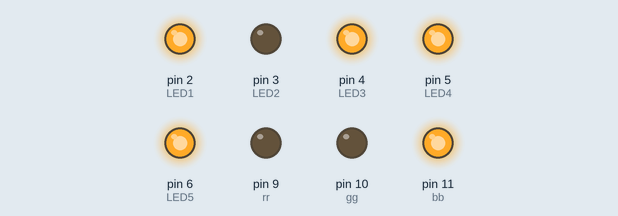
This sketch was run on a simulated Arduino Uno, built with avr-gcc and run on an emulated ATmega328P. Parts: output pins drawn as LEDs (lit = HIGH). Random numbers use the default seed unless the sketch sets one.

Above: at 0.1 s.
At 4.1 s:
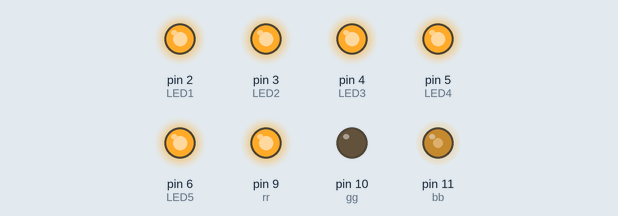
At 9.1 s:
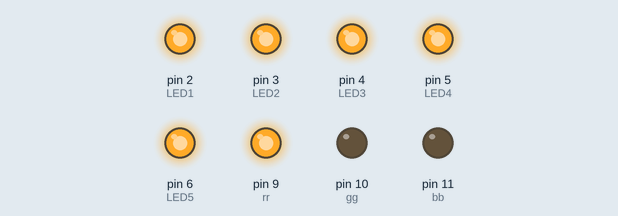
At 19.1 s:
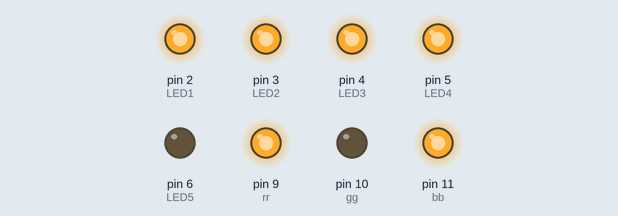
At 28.1 s:
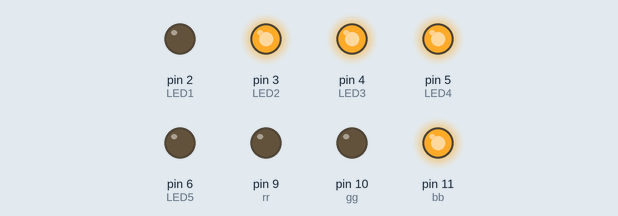
At 38.1 s:
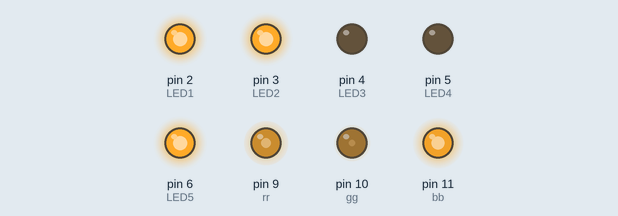
Timing chart, 0 to 40.0 s (numbered marks = the images above):
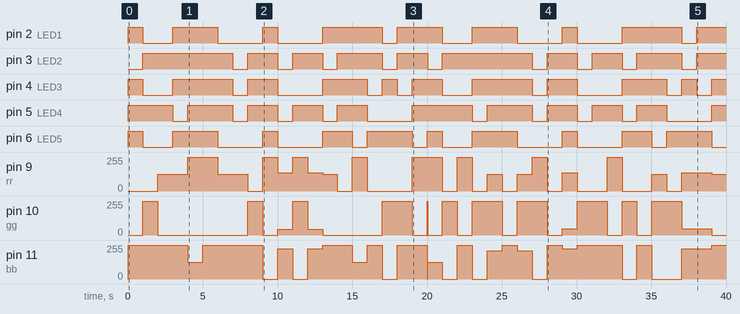

Measured:
- by itself, pin 2 (LED1): LOW → HIGH at 0.00 s, → LOW 1.0 s later, → HIGH 2.0 s later, → LOW 3.0 s later, … (17 changes in this stretch)
- by itself, pin 3 (LED2): LOW → HIGH at 1.0 s, → LOW 6.0 s later, → HIGH 1.0 s later, → LOW 2.0 s later, … (19 changes in this stretch)
- by itself, pin 4 (LED3): LOW → HIGH at 0.00 s, → LOW 1.0 s later, → HIGH 2.0 s later, → LOW 4.0 s later, … (21 changes in this stretch)
- by itself, pin 5 (LED4): LOW → HIGH at 0.00 s, → LOW 3.0 s later, → HIGH 1.0 s later, → LOW 3.0 s later, … (21 changes in this stretch)
- by itself, pin 6 (LED5): LOW → HIGH at 0.00 s, → LOW 1.0 s later, → HIGH 2.0 s later, → LOW 3.0 s later, … (20 changes in this stretch)
- by itself, pin 9 (rr): 0/255 → 127/255 at 2.0 s, → 255/255 2.0 s later, → 127/255 2.0 s later, → 0/255 2.0 s later, … (29 changes in this stretch)
- by itself, pin 10 (gg): 0/255 → 255/255 at 1.0 s, → 0/255 1.0 s later, → 255/255 6.0 s later, → 0/255 1.0 s later, … (26 changes in this stretch)
- by itself, pin 11 (bb): 0/255 → 255/255 at 0.00 s, → 127/255 4.0 s later, → 255/255 1.0 s later, → 0/255 4.0 s later, … (29 changes in this stretch)

The sketch:

leds5.ino
```cpp
   int red[]=  {255,255,255,0  ,0  ,138, 0 , 0 ,127,255,255,127,138,127,255,255};
   int green[]={ 0 ,128,255,255,255, 48,255, 0 ,0  ,0  ,0  ,255,43 ,255,255,140};
   int blue[]= { 0 ,0  , 0 , 0 ,255,226, 0 ,255,255,255,127,212,226, 0 ,255, 0 };

int delayTime = 1000;
int charBreak = 2.1;
int LED1 = 2;
int LED2 = 3;
int LED3 = 4;
int LED4 = 5;
int LED5 = 6;

   int rr=9;
   int gg=10;
   int bb=11;

   String value="siba";
   String val;
   char textString[]="";


void setup(){
pinMode(LED1, OUTPUT);
pinMode(LED2, OUTPUT);
pinMode(LED3, OUTPUT);
pinMode(LED4, OUTPUT);
pinMode(LED5, OUTPUT);

pinMode(rr, OUTPUT);
pinMode(gg, OUTPUT);
pinMode(bb, OUTPUT);

 analogWrite(rr,126);
 analogWrite(gg,222);
 analogWrite(bb,100);
}

void colorSelect(int colorIndex){
 analogWrite(rr,red[colorIndex]);
 analogWrite(gg,green[colorIndex]);
 analogWrite(bb,blue[colorIndex]);

}

int a[] = {1, 6, 26, 6, 1};
int b[] = {31, 21, 21, 10, 0};
int c2[] = {14, 17, 17, 10, 0};
int d[] = {31, 17, 17, 14, 0};
int e[] = {31, 21, 21, 17, 0};
int f[] = {31, 20, 20, 16, 0};
int g[] = {14, 17, 19, 10, 0};
int h[] = {31, 4, 4, 4, 31};
int i[] = {0, 17, 31, 17, 0};
int j[] = {0, 17, 30, 16, 0};
int k[] = {31, 4, 10, 17, 0};
int l[] = {31, 1, 1, 1, 0};
int m[] = {31, 12, 3, 12, 31};
int n[] = {31, 12, 3, 31, 0};
int o[] = {14, 17, 17, 14, 0};
int p[] = {31, 20, 20, 8, 0};
int q[] = {14, 17, 19, 14, 2};
int r[] = {31, 20, 22, 9, 0};
int s[] = {8, 21, 21, 2, 0};
int t[] = {16, 16, 31, 16, 16};
int u[] = {30, 1, 1, 30, 0};
int v[] = {24, 6, 1, 6, 24};
int w[] = {28, 3, 12, 3, 28};
int x[] = {17, 10, 4, 10, 17};
int y[] = {17, 10, 4, 8, 16};
int z[] = {19, 21, 21, 25, 0};

int eos[] = {0, 1, 0, 0, 0};
int excl[] = {0, 29, 0, 0, 0};
int ques[] = {8, 19, 20, 8, 0};

void displayLine(int line){
int myline;
myline = line;
colorSelect(random(15));
if (myline>=16) {digitalWrite(LED1, LOW); myline-=16;} else {digitalWrite(LED1, HIGH);}
if (myline>=8)  {digitalWrite(LED2, LOW); myline-=8;}  else {digitalWrite(LED2,HIGH);}
if (myline>=4)  {digitalWrite(LED3, LOW); myline-=4;}  else {digitalWrite(LED3, HIGH);}
if (myline>=2)  {digitalWrite(LED4, LOW); myline-=2;}  else {digitalWrite(LED4, HIGH);}
if (myline>=1)  {digitalWrite(LED5, LOW); myline-=1;}  else {digitalWrite(LED5, HIGH);}
}

void displayChar(char c){
if (c == 'a'){for (int i = 0; i <5; i++){displayLine(a[i]);delay(delayTime);}displayLine(0);}
if (c == 'b'){for (int i = 0; i <5; i++){displayLine(b[i]);delay(delayTime);}displayLine(0);}
if (c == 'c'){for (int i = 0; i <5; i++){displayLine(c2[i]);delay(delayTime);}displayLine(0);}
if (c == 'd'){for (int i = 0; i <5; i++){displayLine(d[i]);delay(delayTime);}displayLine(0);}
if (c == 'e'){for (int i = 0; i <5; i++){displayLine(e[i]);delay(delayTime);}displayLine(0);}
if (c == 'f'){for (int i = 0; i <5; i++){displayLine(f[i]);delay(delayTime);}displayLine(0);}
if (c == 'g'){for (int i = 0; i <5; i++){displayLine(g[i]);delay(delayTime);}displayLine(0);}
if (c == 'h'){for (int i = 0; i <5; i++){displayLine(h[i]);delay(delayTime);}displayLine(0);}
if (c == 'i'){for (int it = 0; it <5; it++){displayLine(i[it]);delay(delayTime);}displayLine(0);}
if (c == 'j'){for (int i = 0; i <5; i++){displayLine(j[i]);delay(delayTime);}displayLine(0);}
if (c == 'k'){for (int i = 0; i <5; i++){displayLine(k[i]);delay(delayTime);}displayLine(0);}
if (c == 'l'){for (int i = 0; i <5; i++){displayLine(l[i]);delay(delayTime);}displayLine(0);}
if (c == 'm'){for (int i = 0; i <5; i++){displayLine(m[i]);delay(delayTime);}displayLine(0);}
if (c == 'n'){for (int i = 0; i <5; i++){displayLine(n[i]);delay(delayTime);}displayLine(0);}
if (c == 'o'){for (int i = 0; i <5; i++){displayLine(o[i]);delay(delayTime);}displayLine(0);}
if (c == 'p'){for (int i = 0; i <5; i++){displayLine(p[i]);delay(delayTime);}displayLine(0);}
if (c == 'q'){for (int i = 0; i <5; i++){displayLine(q[i]);delay(delayTime);}displayLine(0);}
if (c == 'r'){for (int i = 0; i <5; i++){displayLine(r[i]);delay(delayTime);}displayLine(0);}
if (c == 's'){for (int i = 0; i <5; i++){displayLine(s[i]);delay(delayTime);}displayLine(0);}
if (c == 't'){for (int i = 0; i <5; i++){displayLine(t[i]);delay(delayTime);}displayLine(0);}
if (c == 'u'){for (int i = 0; i <5; i++){displayLine(u[i]);delay(delayTime);}displayLine(0);}
if (c == 'v'){for (int i = 0; i <5; i++){displayLine(v[i]);delay(delayTime);}displayLine(0);}
if (c == 'w'){for (int i = 0; i <5; i++){displayLine(w[i]);delay(delayTime);}displayLine(0);}
if (c == 'x'){for (int i = 0; i <5; i++){displayLine(x[i]);delay(delayTime);}displayLine(0);}
if (c == 'y'){for (int i = 0; i <5; i++){displayLine(y[i]);delay(delayTime);}displayLine(0);}
if (c == 'z'){for (int i = 0; i <5; i++){displayLine(z[i]);delay(delayTime);}displayLine(0);}
if (c == '!'){for (int i = 0; i <5; i++){displayLine(excl[i]);delay(delayTime);}displayLine(0);}
if (c == '?'){for (int i = 0; i <5; i++){displayLine(ques[i]);delay(delayTime);}displayLine(0);}
if (c == '.'){for (int i = 0; i <5; i++){displayLine(eos[i]);delay(delayTime);}displayLine(0);}
delay(charBreak);
}

void displayString(char* s){
for (int i = 0; i<=strlen(s); i++){
displayChar(s[i]);

delay(2);
}
}

/*void colorSelect(){
 analogWrite(r,126);
 analogWrite(g,222);
 analogWrite(b,100);
  }
*/
void loop(){

 if(Serial.available()>0){   //bluetooth data
        val= Serial.readStringUntil('\n');
        value=val;
        }
      else{
        value=value;
        }

      textString[value.length()+1];
      value.toCharArray(textString,value.length()+1);      //string to char casting
      displayString(textString);
      delay(10);
}
```
